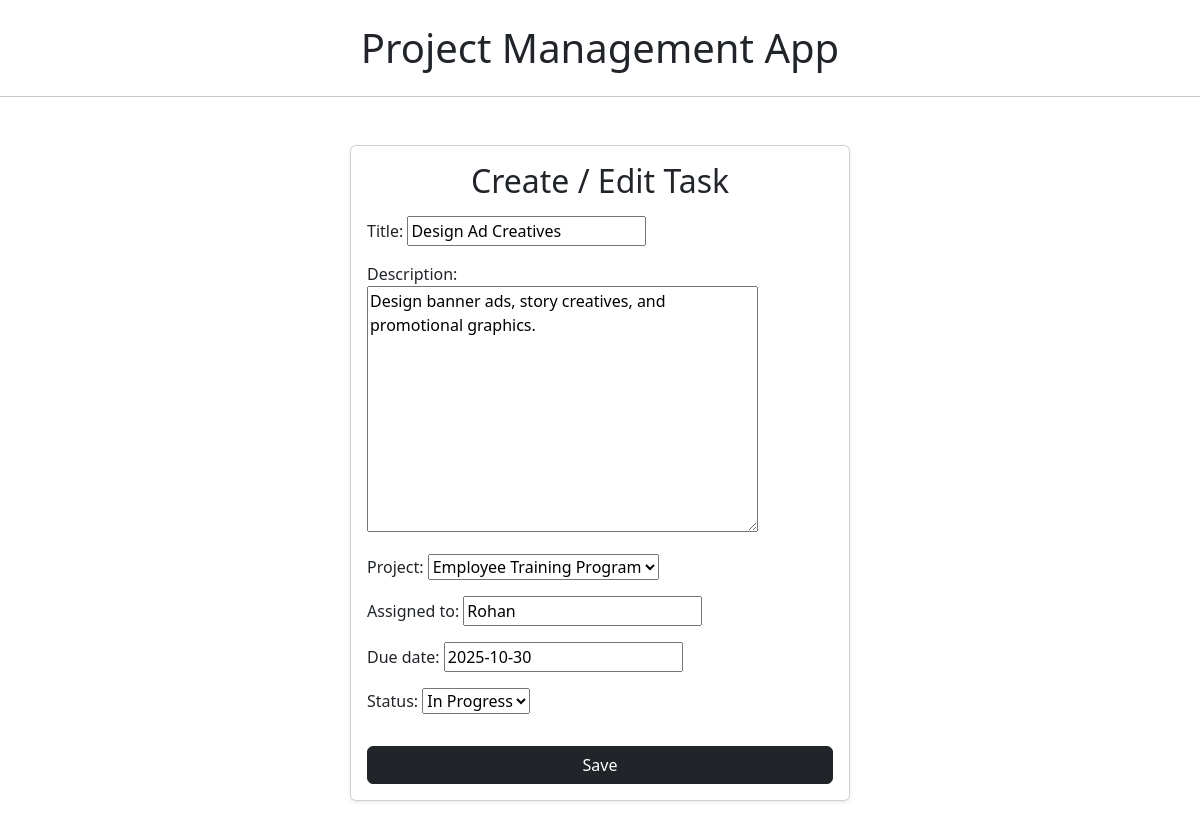
Screenshot of /tasks/2/edit/ with the database file from the repository.
### projects/models.py (models this page shows, shortened)
class Task(models.Model):
    STATUS_CHOICES = [
        ('pending', 'Pending'),
        ('progress', 'In Progress'),
        ('done', 'Done'),
    ]
    title = models.CharField(max_length=200)
    description = models.TextField()
    project = models.ForeignKey(Project, on_delete=models.CASCADE, related_name='tasks')
    assigned_to = models.CharField()
    due_date = models.DateField()
    status = models.CharField(max_length=20, choices=STATUS_CHOICES)

### projects/views.py (the view)
# urls.py: path('tasks/<int:pk>/edit/', views.task_update, name='task_update'),
def task_update(request, pk):
    task = get_object_or_404(Task, pk=pk)
    form = TaskForm(request.POST or None, instance=task)
    if form.is_valid():
        form.save()
        return redirect('task_detail', pk=pk)
    return render(request, 'projects/task_form.html', {'form': form})

### projects/forms.py
class TaskForm(forms.ModelForm):
    class Meta:
        model = Task
        fields = '__all__'

### projects/models.py (called while the page is built)
    def __str__(self):
        return self.name

### templates/projects/task_form.html (shortened to what this page needs)
{% extends 'base.html' %}
{% block content %}
<div class="card mx-auto shadow-sm" style="max-width: 500px;">
    <div class="card-body">
        <h2 class="text-center mb-3">Create / Edit Task</h2>
        <form method="POST">
            {{ form.as_p }}
            <button type="submit" class="btn btn-dark w-100 mt-3">Save</button>
        </form>
    </div>
</div>
{% endblock %}

### rows the page displays
Task: title "Design Ad Creatives", description "Design banner ads, story creatives, and promotional graphics.", project "Employee Training Program", assigned_to "Rohan", due_date "2025-10-30", status "In Progress"
